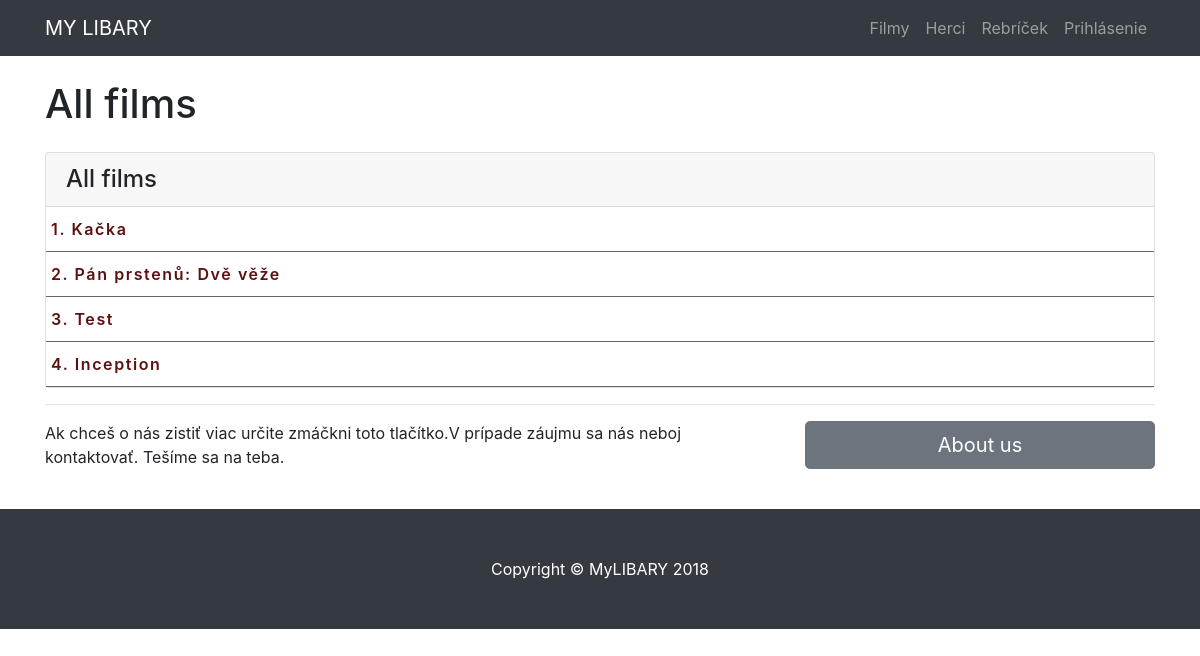
/films/, run on the app's committed database.
### todo/models.py (models this page shows, shortened)
class Film(models.Model): # pridat k cudzim klucom on_delete=models.CASCADE
    film_name = models.CharField(max_length = 50, null=False )
    year_of_release= models.IntegerField(default = 0, validators=[MaxValueValidator(datetime.datetime.now().year + 5) , MinValueValidator(0)]) # MAX A MIN ??
    country=models.CharField(max_length = 20 , default = "Unknown")
    genres = models.ManyToManyField(Genre)#, on_delete=models.CASCADE #Co Default
    actors = models.ManyToManyField(Actor)#, on_delete=models.CASCADE #Co Default
    description = models.TextField(max_length = 500, default = "This description is not added yet")
    poster = models.CharField(max_length = 50, default = "images/unknown.png") # defaultna adresa na img  #spýtať sa
    created_at = models.DateTimeField(auto_now_add=True)
    image_link1 = models.CharField(max_length = 500, default = "https://vignette.wikia.nocookie.net/kongregate/images/9/96/Unknown_flag.png/revision/latest?cb=20100825093317")
    image_link2 = models.CharField(max_length = 500, default = "https://vignette.wikia.nocookie.net/kongregate/images/9/96/Unknown_flag.png/revision/latest?cb=20100825093317")
    image_link3 = models.CharField(max_length = 500, default = "https://vignette.wikia.nocookie.net/kongregate/images/9/96/Unknown_flag.png/revision/latest?cb=20100825093317")
    def __str__(self):
        return self.film_name

### todo/views.py (the view)
# urls.py: path('films/', views.films, name='films'),
def films(request):
    film = Film.objects.all()
    context = {
        'film': film
    }
    return render(request, 'todo/films.html',context)

### todo/templates/todo/films.html (shortened to what this page needs)
{% load static %}
<!DOCTYPE html>
<html lang="en">
  <head>
    <link rel="stylesheet" href="https://maxcdn.bootstrapcdn.com/bootstrap/4.0.0/css/bootstrap.min.css">
    <link rel="stylesheet" type="text/css" href="{% static 'todo/test.css' %}">
  </head>
  <body>
    <nav class="navbar fixed-top navbar-expand-lg navbar-dark bg-dark fixed-top">
        <div class="container">
          <a class="navbar-brand" href="{% url 'todo:index' %}">MY LIBARY</a>
          <div class="collapse navbar-collapse" id="navbarResponsive">
            <ul class="navbar-nav ml-auto">
              <li class="nav-item">
                <a class="nav-link" href="{% url 'todo:films' %}">Filmy</a>
              </li>
              <li class="nav-item">
                <a class="nav-link" href="{% url 'todo:actors' %}">Herci</a>
              </li>
              <li class="nav-item">
                <a class="nav-link" href="{% url 'todo:chart' %}">Rebríček</a>
              </li>
              {% if user.is_authenticated %}
            <li class="nav-item">
                <a class="nav-link" href="{% url 'todo:logout' %}">Logout</a>
            </li>
            {% else %}
              <li class="nav-item">
                  <a class="nav-link" href="{% url 'todo:login' %}">Prihlásenie</a>
              </li>
            {% endif %}
            </ul>
          </div>
        </div>
      </nav>
    <div class="container">
      <h1 class="my-4">All films</h1>
      <div class="row">
        <div class="col-lg-12 mb-12">
          <div class="card h-100">
            <h4 class="card-header">All films</h4>
            {% for film in film %}
            <div class="card-body list-body">
              <a href="{% url 'todo:film' film.id %}" class="card-text">{{forloop.counter}}. {{film}}</a>
            </div>
            {% endfor %}
          </div>
        </div>
    </div>
      <hr>
      <div class="row mb-4">
        <div class="col-md-8">
          <p>Ak chceš o nás zistiť viac určite zmáčkni toto tlačítko.V prípade záujmu sa nás neboj kontaktovať. Tešíme sa na teba.</p>
        </div>
        <div class="col-md-4">
            <a class="btn btn-lg btn-secondary btn-block" href="{% url 'todo:about' %}">About us</a>
        </div>
      </div>
    </div>
    <footer class="py-5 bg-dark">
      <div class="container">
        <p class="m-0 text-center text-white">Copyright &copy; MyLIBARY 2018</p>
      </div>
    </footer>
</body>
</html>

### todo/static/todo/test.css (style rules this page uses)
body { padding-top: 54px; }
@media (min-width: 992px) { body { padding-top: 56px; } }
.list-body { padding:10px 5px; border-bottom:1px solid #6b6666; letter-spacing: 0.1em; }
.list-body a { color:rgb(92, 16, 16); font-weight: 600; }

### data on the page
Film: film_name "Kačka"
Film: film_name "Pán prstenů: Dvě věže"
Film: film_name "Test"
Film: film_name "Inception"
